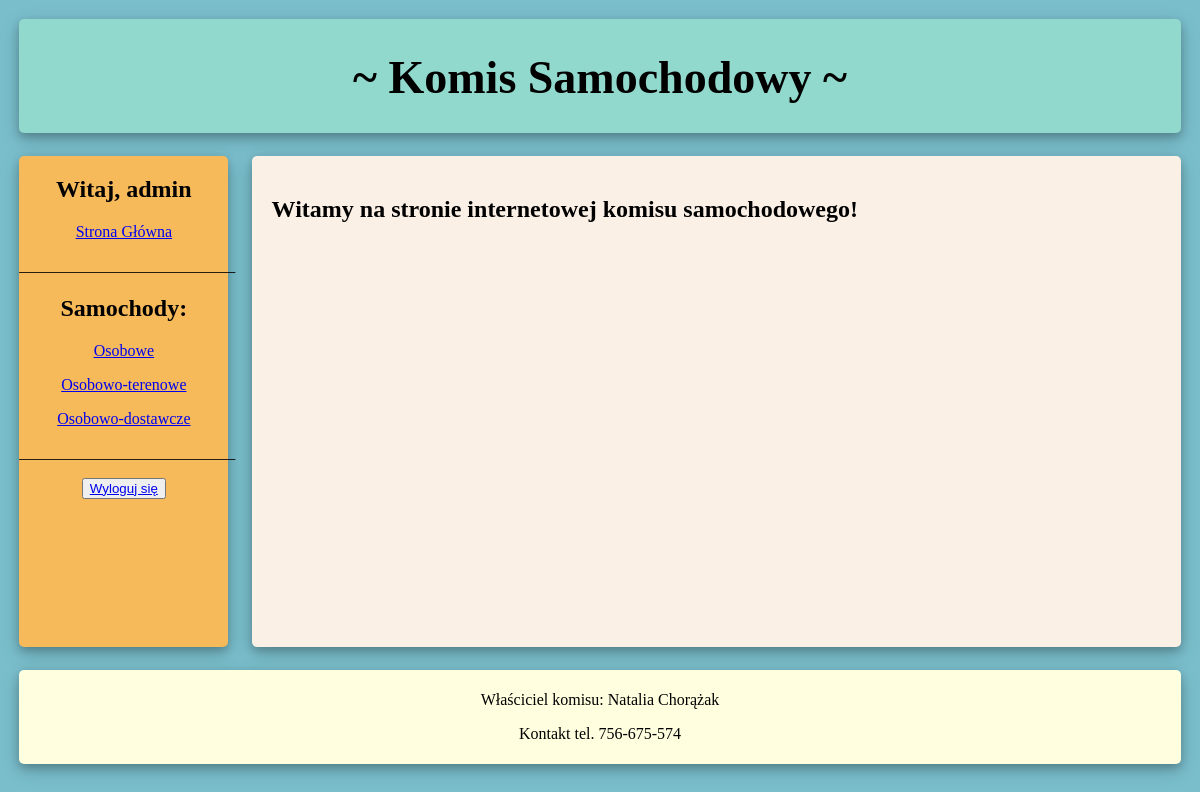
The app's page / (signed in) with its own data.
### Samochody/models.py (models this page shows, shortened)
class Kategoria(models.Model):
    nazwa = models.CharField(max_length=40)
    class Meta:
        verbose_name = "Kategoria"
        verbose_name_plural = "Kategorie"

### Samochody/views.py (the view)
# urls.py: path('', Samochody.views.index, name='index'),
@login_required(login_url='logowanie')
def index(request):
    url = 'http://127.0.0.1:8000/'
    kategorie = Kategoria.objects.all()
    dane = {'kategorie': kategorie,
            'url' : url}
    return render(request, 'szablon.html', dane)

### Samochody/templates/szablon.html (shortened to what this page needs)
<!DOCTYPE html>
<html lang="pl" xmlns="http://www.w3.org/1999/html">
<head>
</head>
<body>
 <header>
     <h1 > ~ Komis Samochodowy ~ </h1>
 </header>
 <section>
     <nav>
        <ul>
            <h2>Witaj, {{request.user}} </h2>
            <p><a href = "{% url 'index' %}"> Strona Główna </a> </p>
            <p> ___________________________ </p>
            <h2 size="10px"> Samochody: </h2>
            {% for k in kategorie %}
                <p><a href = "/kategoria/{{ k.id }}"> {{ k.nazwa }} </a> </p>
            {% endfor %}
            <p> ___________________________ </p>
            <form method="POST" action="">
                <button type="button">
                    <a href="{% url 'wylogowanie' %}"> Wyloguj się </a>
                </button>
            </form>
        </ul>
     </nav>
     <article>
         {% if url %}
         <h2> Witamy na stronie internetowej komisu samochodowego! </h2>
         {% endif %}
     </article>
 </section>
 <footer>
    <p> Właściciel komisu: Natalia Chorążak</p>
        <p> Kontakt tel. 756-675-574</p>
 </footer>
</body>
</html>

### Samochody/templates/szablon.html (style rules this page uses)
html { margin: 0.3cm; padding: 0; height: 18cm; background: #7abecc !important; }
* { box-sizing: border-box; }
body { font-family: 'Times New Roman'; }
header { background: #90d9cc; width: 100%; height: 3cm; padding-top: 1px; margin: 0; text-align: center; font-size: 23px; color: black; box-shadow: 0 4px 8px 0 rgba(0, 0, 0, 0.2), 0 6px 20px 0 rgba(0, 0, 0, 0.19); -webkit-box-shadow: 0 4px 8px 0 rgba(0, 0, 0, 0.2), 0 6px 20px 0 rgba(0, 0, 0, 0.19); -moz-box-shadow: 0 4px 8px 0 rgba(0, 0, 0, 0.2), 0 6px 20px 0 rgba(0, 0, 0, 0.19); border-radius: 5px; }
nav { float: left; color: black; text-align: center; width: 18%; height: 13cm; background: #f7ba5b !important; padding: 0; margin-top: 2%; margin-bottom: 2%; box-shadow: 0 4px 8px 0 rgba(0, 0, 0, 0.2), 0 6px 20px 0 rgba(0, 0, 0, 0.19); -webkit-box-shadow: 0 4px 8px 0 rgba(0, 0, 0, 0.2), 0 6px 20px 0 rgba(0, 0, 0, 0.19); -moz-box-shadow: 0 4px 8px 0 rgba(0, 0, 0, 0.2), 0 6px 20px 0 rgba(0, 0, 0, 0.19); border-radius: 5px; }
nav ul { list-style-type: none; padding: 0; }
article { float: left; padding: 20px; width: 80%; height: 13cm; margin-left: 2%; margin-top: 2%; background-color: #FAF0E6; box-shadow: 0 4px 8px 0 rgba(0, 0, 0, 0.2), 0 6px 20px 0 rgba(0, 0, 0, 0.19); -webkit-box-shadow: 0 4px 8px 0 rgba(0, 0, 0, 0.2), 0 6px 20px 0 rgba(0, 0, 0, 0.19); -moz-box-shadow: 0 4px 8px 0 rgba(0, 0, 0, 0.2), 0 6px 20px 0 rgba(0, 0, 0, 0.19); border-radius: 5px; }
section::after { content: ""; display: table; clear: both; }
footer { background-color: #FFFFE0; padding: 5px; text-align: center; color: black; box-shadow: 0 4px 8px 0 rgba(0, 0, 0, 0.2), 0 6px 20px 0 rgba(0, 0, 0, 0.19); -webkit-box-shadow: 0 4px 8px 0 rgba(0, 0, 0, 0.2), 0 6px 20px 0 rgba(0, 0, 0, 0.19); -moz-box-shadow: 0 4px 8px 0 rgba(0, 0, 0, 0.2), 0 6px 20px 0 rgba(0, 0, 0, 0.19); border-radius: 5px; }

### records on screen
Kategoria: nazwa "Osobowe"
Kategoria: nazwa "Osobowo-terenowe"
Kategoria: nazwa "Osobowo-dostawcze"

### other values on screen
{{ request.user }} "admin"
